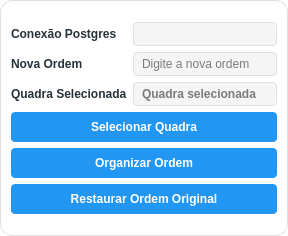
<?xml version="1.0" encoding="UTF-8"?>
<ui version="4.0">
 <class>OrganizadorDeLotesDialogBase</class>
 <widget class="QDialog" name="OrganizadorDeLotesDialogBase">
  <property name="geometry">
   <rect>
    <x>0</x>
    <y>0</y>
    <width>288</width>
    <height>236</height>
   </rect>
  </property>
  <property name="windowTitle">
   <string>Organizador de Lotes</string>
  </property>
  <property name="styleSheet">
   <string notr="true">
        /* Diálogo */
        QDialog {
          background-color: #ffffff;
          border: 1px solid #e0e0e0;
          border-radius: 12px;
          padding: 10px;
          box-shadow: 0 2px 8px rgba(0, 0, 0, 0.1);
        }

        /* Tipografia */
        QLabel {
          color: #263238;
          font-size: 12px;
          font-weight: 500;
        }

        /* Campos de entrada */
        QLineEdit, QComboBox {
          background-color: #f5f5f5;
          border: 1px solid #e0e0e0;
          border-radius: 4px;
          padding: 2px 6px;
          font-size: 12px;
          min-height: 18px;
        }
        QLineEdit:focus, QComboBox:focus {
          border: 1px solid #2196f3;
          background-color: #f0f7ff;
          outline: none;
        }

        /* Estilo da seta do ComboBox */
        QComboBox::drop-down {
          border: none;
          background: transparent;
          padding-right: 4px;
        }
        QComboBox::down-arrow {
          image: url(:/icons/arrow_down);
          width: 8px;
          height: 8px;
        }

        /* Botões */
        QPushButton {
          background-color: #2196f3;
          color: white;
          border: none;
          border-radius: 4px;
          padding: 4px 8px;
          font-weight: 600;
          font-size: 12px;
          min-height: 22px;
          transition: all 0.2s ease-in-out;
        }
        QPushButton:hover {
          background-color: #1976d2;
        }
        QPushButton:pressed {
          background-color: #1565c0;
          transform: scale(0.98);
        }
        QPushButton:disabled {
          background-color: #b0bec5;
        }

        /* CheckBox */
        QCheckBox {
          color: #455a64;
          font-size: 11px;
        }

        /* Display LCD */
        QLCDNumber {
          border: 1px solid #b0bec5;
          border-radius: 4px;
          background-color: #eceff1;
          color: #212121;
        }

        /* Barra de rolagem */
        QScrollBar:vertical {
          background: #eceff1;
          width: 6px;
          margin: 2px;
          border-radius: 3px;
        }
        QScrollBar::handle:vertical {
          background: #90a4ae;
          border-radius: 3px;
        }
        QScrollBar::handle:vertical:hover {
          background: #78909c;
        }
      </string>
  </property>
  <layout class="QVBoxLayout" name="verticalLayout">
   <item>
    <spacer name="verticalSpacer_top">
     <property name="orientation">
      <enum>Qt::Vertical</enum>
     </property>
     <property name="sizeHint" stdset="0">
      <size>
       <width>20</width>
       <height>6</height>
      </size>
     </property>
    </spacer>
   </item>
   <item>
    <layout class="QFormLayout" name="formLayout">
     <item row="0" column="0">
      <widget class="QLabel" name="conexaoLabel">
       <property name="text">
        <string>Conexão Postgres</string>
       </property>
      </widget>
     </item>
     <item row="0" column="1">
      <widget class="QComboBox" name="cmbConexao">
       <property name="sizePolicy">
        <sizepolicy hsizetype="Expanding" vsizetype="Fixed">
         <horstretch>0</horstretch>
         <verstretch>0</verstretch>
        </sizepolicy>
       </property>
      </widget>
     </item>
     <item row="1" column="0">
      <widget class="QLabel" name="ordemAntigaLabel">
       <property name="text">
        <string>Nova Ordem</string>
       </property>
      </widget>
     </item>
     <item row="1" column="1">
      <widget class="QLineEdit" name="lineOrdemPrimeira">
       <property name="placeholderText">
        <string>Digite a nova ordem</string>
       </property>
      </widget>
     </item>
     <item row="2" column="0">
      <widget class="QLabel" name="quadraLabel">
       <property name="text">
        <string>Quadra Selecionada</string>
       </property>
      </widget>
     </item>
     <item row="2" column="1">
      <widget class="QLineEdit" name="lineInsQuadra">
       <property name="enabled">
        <bool>false</bool>
       </property>
       <property name="font">
        <font>
         <pointsize>-1</pointsize>
         <weight>75</weight>
         <bold>true</bold>
        </font>
       </property>
       <property name="placeholderText">
        <string>Quadra selecionada</string>
       </property>
      </widget>
     </item>
     <item row="3" column="0" colspan="2">
      <widget class="QPushButton" name="btnSelecionarQuadra">
       <property name="toolTip">
        <string>Clique aqui e depois em uma quadra no mapa</string>
       </property>
       <property name="text">
        <string>Selecionar Quadra</string>
       </property>
      </widget>
     </item>
     <item row="4" column="0" colspan="2">
      <widget class="QPushButton" name="btnExecutar">
       <property name="text">
        <string>Organizar Ordem</string>
       </property>
      </widget>
     </item>
     <item row="5" column="0" colspan="2">
      <widget class="QPushButton" name="btnExcluirNovaOrdem">
       <property name="text">
        <string>Restaurar Ordem Original</string>
       </property>
      </widget>
     </item>
    </layout>
   </item>
   <item>
    <spacer name="verticalSpacer_bottom">
     <property name="orientation">
      <enum>Qt::Vertical</enum>
     </property>
     <property name="sizeHint" stdset="0">
      <size>
       <width>20</width>
       <height>6</height>
      </size>
     </property>
    </spacer>
   </item>
  </layout>
 </widget>
 <resources/>
 <connections/>
</ui>
